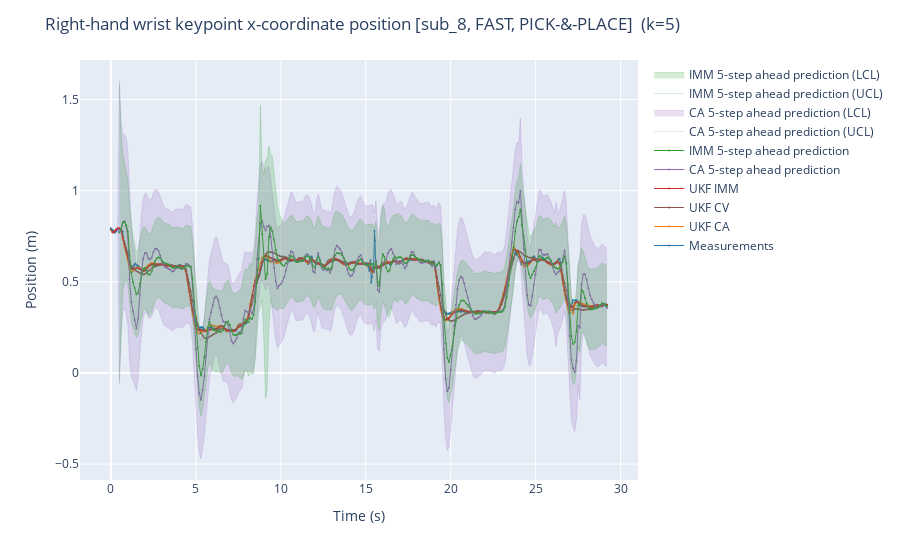

Write notebook code for a chart like this one.
### Code cell
subject = 'sub_8'
velocity = 'FAST'
task = 'PICK-&-PLACE'
pred_horizon = 5
kpt = 4
dim = 'x'
dim_type = 'pos' # ['pos', 'vel', 'acc']
description = 'Right-hand wrist keypoint x-coordinate'
# description = "Neck keypoint y-coordinate"

plot_time_series(subject, velocity, task, kpt, dim, description, dim_type, k=pred_horizon)

### Figure 1 — Plotly figure (JSON) as saved in the notebook; plotly's stock layout.template omitted (floating-point values rounded to 4 significant figures; data arrays with more than 128 entries replaced by an {"elided": "..."} marker saying what was removed)
{"data": [{"hovertemplate": "<extra></extra>", "legendgroup": "", "line": {"color": "#636efa", "dash": "solid", "width": 1}, "marker": {"size": 2, "symbol": "circle"}, "mode": "lines", "name": "", "orientation": "v", "showlegend": false, "type": "scatter", "xaxis": "x", "yaxis": "y"}, {"line": {"color": "rgb(31, 119, 180)", "width": 1}, "marker": {"size": 2}, "mode": "lines+markers", "name": "Measurements", "type": "scatter", "x": {"elided": "720 float values"}, "y": {"elided": "720 float values"}}, {"line": {"color": "rgb(255, 127, 14)", "width": 1}, "marker": {"size": 2}, "mode": "lines+markers", "name": "UKF CA", "type": "scatter", "x": {"elided": "293 float values"}, "y": {"elided": "293 float values"}}, {"line": {"color": "rgb(140, 86, 75)", "width": 1}, "marker": {"size": 2}, "mode": "lines+markers", "name": "UKF CV", "type": "scatter", "x": {"elided": "293 float values"}, "y": {"elided": "293 float values"}}, {"line": {"color": "rgb(214, 39, 40)", "width": 1}, "marker": {"size": 2}, "mode": "lines+markers", "name": "UKF IMM", "type": "scatter", "x": {"elided": "293 float values"}, "y": {"elided": "293 float values"}}, {"line": {"color": "rgb(148, 103, 189)", "width": 1}, "marker": {"size": 2}, "mode": "lines+markers", "name": "CA 5-step ahead prediction", "type": "scatter", "x": {"elided": "293 float values"}, "y": {"elided": "293 float values"}}, {"line": {"color": "rgb(44, 160, 44)", "width": 1}, "marker": {"size": 2}, "mode": "lines+markers", "name": "IMM 5-step ahead prediction", "type": "scatter", "x": {"elided": "293 float values"}, "y": {"elided": "293 float values"}}, {"fillcolor": "rgba(148, 103, 189, 0.2)", "line": {"width": 1}, "marker": {"color": "rgba(148, 103, 189, 0.2)", "size": 2}, "mode": "lines", "name": "CA 5-step ahead prediction (UCL)", "type": "scatter", "x": {"elided": "293 float values"}, "y": {"elided": "293 float values"}}, {"fill": "tonexty", "fillcolor": "rgba(148, 103, 189, 0.2)", "line": {"width": 1}, "marker": {"color": "rgba(148, 103, 189, 0.2)", "size": 2}, "mode": "lines", "name": "CA 5-step ahead prediction (LCL)", "type": "scatter", "x": {"elided": "293 float values"}, "y": {"elided": "293 float values"}}, {"fillcolor": "rgba(44, 160, 44, 0.2)", "line": {"width": 1}, "marker": {"color": "rgba(44, 160, 44, 0.2)", "size": 2}, "mode": "lines", "name": "IMM 5-step ahead prediction (UCL)", "type": "scatter", "x": {"elided": "293 float values"}, "y": {"elided": "293 float values"}}, {"fill": "tonexty", "fillcolor": "rgba(44, 160, 44, 0.2)", "line": {"width": 1}, "marker": {"color": "rgba(44, 160, 44, 0.2)", "size": 2}, "mode": "lines", "name": "IMM 5-step ahead prediction (LCL)", "type": "scatter", "x": {"elided": "293 float values"}, "y": {"elided": "293 float values"}}], "layout": {"hovermode": "x", "legend": {"tracegroupgap": 0}, "margin": {"t": 60}, "title": {"text": "Right-hand wrist keypoint x-coordinate position [sub_8, FAST, PICK-&-PLACE]  (k=5)"}, "xaxis": {"anchor": "y", "domain": [0, 1], "title": {"text": "Time (s)"}}, "yaxis": {"anchor": "x", "domain": [0, 1], "title": {"text": "Position (m)"}}}}
